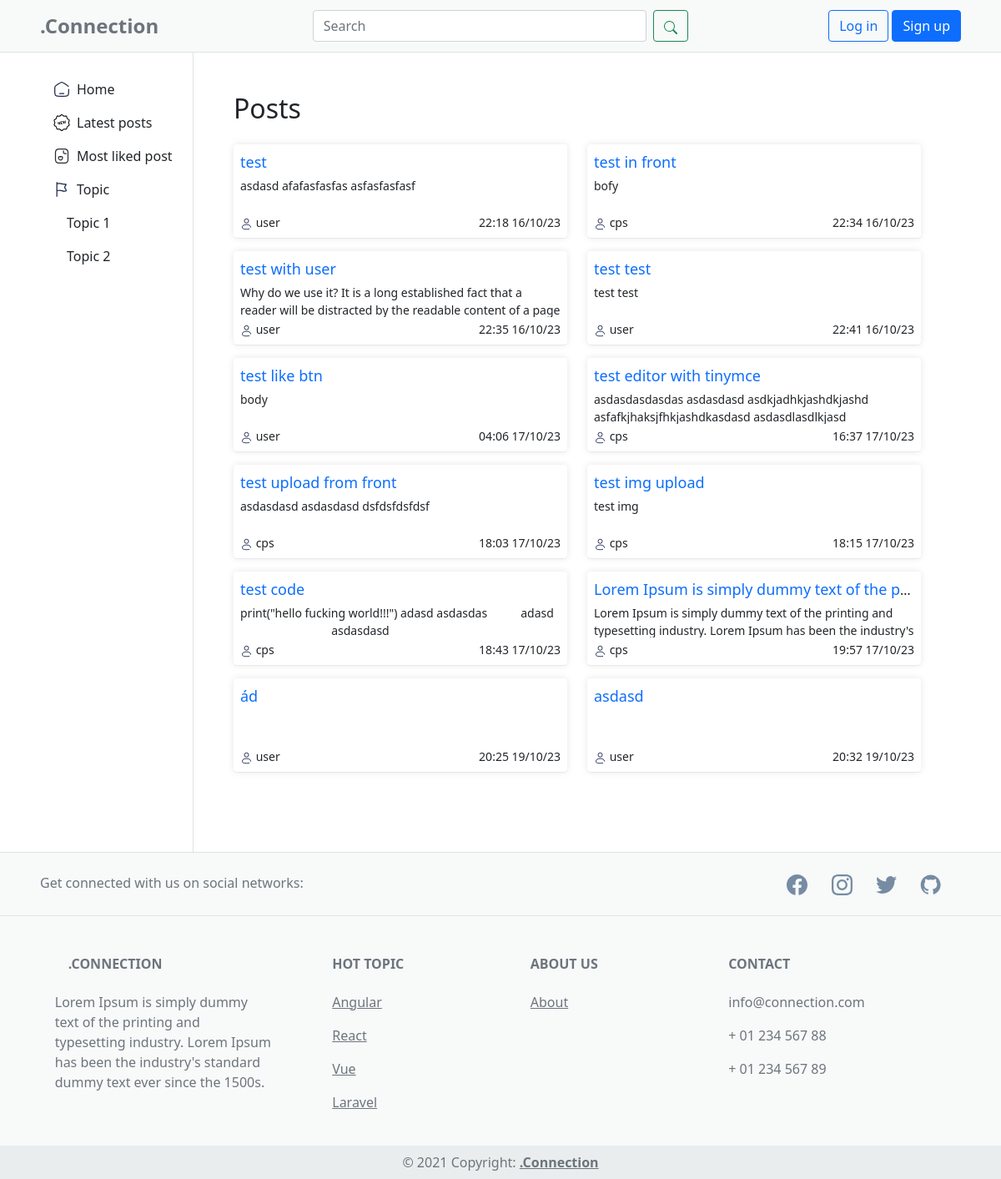
Before: / with the older database file.
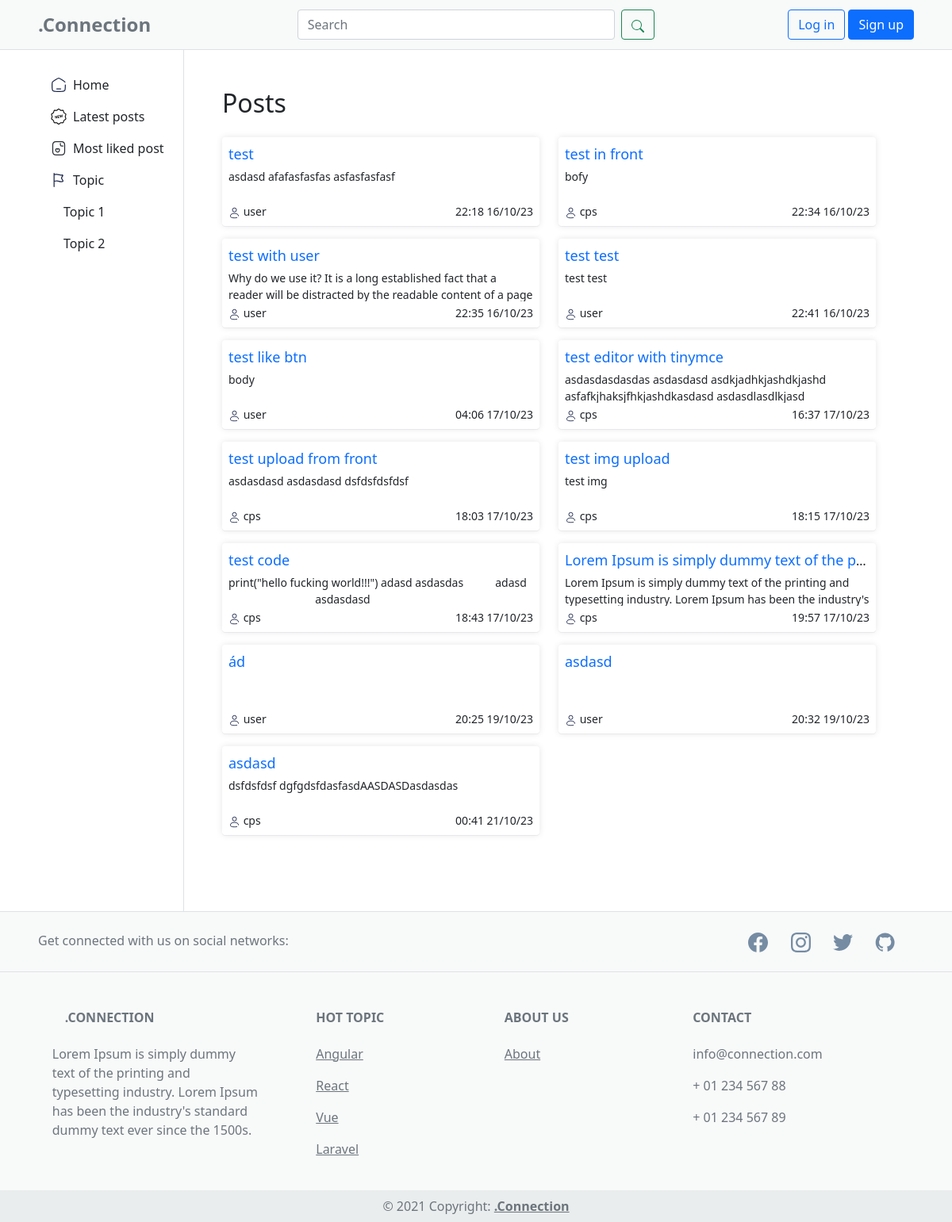
After: the same page with the newer database file.
### app/models.py (models this page shows, shortened)
class Post(models.Model):
    title = models.CharField(max_length=200)
    content = HTMLField()
    user = models.ForeignKey(User, on_delete=models.CASCADE, default=None)
    likes = models.ManyToManyField(User, related_name='liked_posts')
    pub_date = models.DateTimeField(auto_now_add=True)

### app/views.py (the view)
# urls.py: path('', views.index, name="index"),
def index(req):
    posts = Post.objects.all()
    return render(req, 'app/index.html', {'posts': posts})

### templates/app/index.html (shortened to what this page needs)
{% extends "components/base.html"%}
{% load static %}
{% block extrastyles %}
<link rel="stylesheet" type="text/css" href="{% static 'css/app.css' %}" />
{% endblock extrastyles %}
{% block content %}
<h2>Posts</h2>
<div class="row">
  {% for post in posts %}
  <div class="col-xl-6">
    <div class="rounded p-2 mt-3 post-card">
      <div class="text-truncate mb-1">
        <a class="text-decoration-none text-md" href="{% url 'post' id=post.id %}">{{ post.title }}</a>
      </div>
      <div>
        <p class="m-0 text-truncate text-sm text-wrap post-content">
          {{ post.content|striptags }}
        </p>
        <div class="m-0 mt-1 text-sm d-flex justify-content-between">
          <div>
            <span>{{post.user}}</span>
          </div>
          <span>{{post.pub_date|date:"H:i d/m/y" }}</span>
        </div>
      </div>
    </div>
  </div>
  {% endfor %}
</div>
{% endblock content %}

Changed rows visible on the page:
added Post: title "asdasd", content "dsfdsfdsf dgfgdsfdasfasdAASDASDasdasdas", user "cps", pub_date "00:41 21/10/23"
